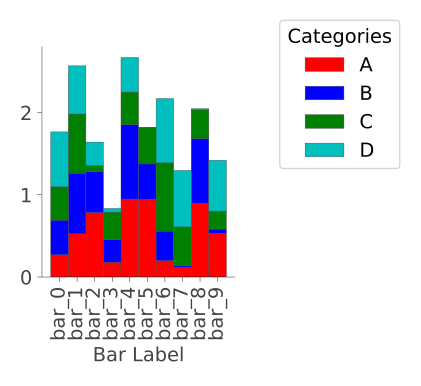

Recreate this plot in Python.
import numpy as np
import matplotlib.pyplot as plt
from validating_models.drawing_utils import StackedHistogram
categorical_labels = ['A','B','C','D']
categorical_colors = ['r','b','g','c']
num_bars = 10
data = np.random.rand(len(categorical_labels), num_bars)
plot = StackedHistogram(data,(StackedHistogram.get_width(1, num_bars),3))
bar_labels = [f'bar_{i}' for i in np.arange(num_bars)]
plot.draw(bar_labels, 'Bar Label', categorical_labels=categorical_labels, categorical_colors=categorical_colors)
plot.draw_legend()
